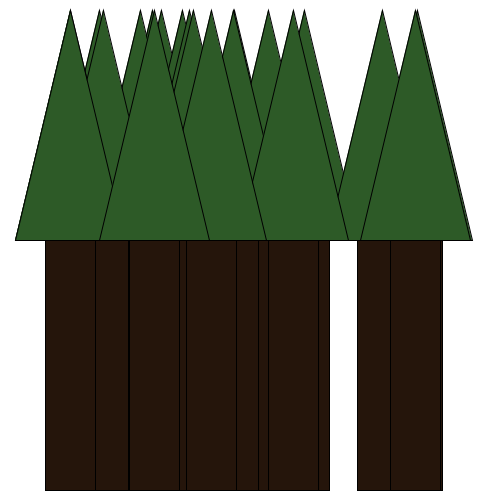
Frame 1 (no input)
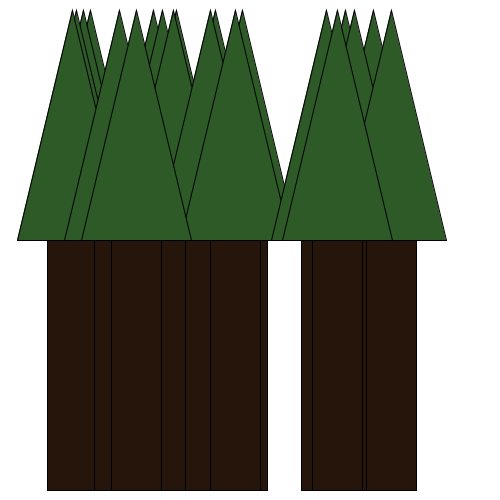
Frame 2 (the mouse pressed at the canvas centre, redrawn once)

The Processing sketch that drew these frames (run headless with seeded random() and noise(); the mouse was pressed at the canvas centre and the sketch redrawn once):

// Processing sketch: Opdracht_9_10
// ── Opdracht_9_10.pde
void setup() {
  size(500, 500);
  noLoop();
}

void draw() {
  background(255);
  bos();
}

void boom(int x) {
  fill(37, 21, 11);
  rect(x, 240, 50, 250);
  fill(45, 90, 39);
  triangle(x + (50 / 2), 10, (x - 30), 240, (x + 80), 240);
}

void bos() { 
  for (int i = 0; i < 20; i++) {
    boom((int) random(40, 410));
  }
}
